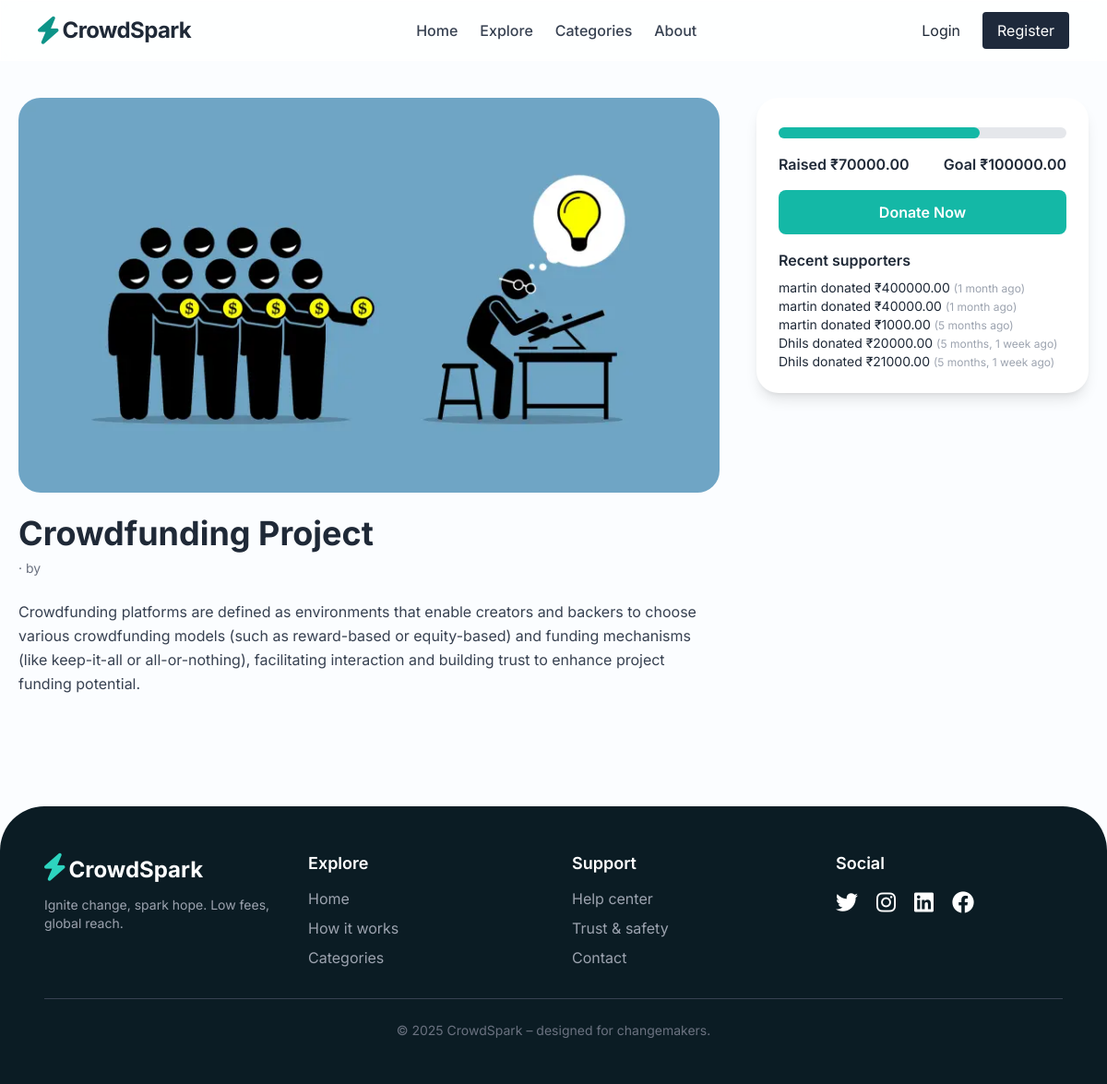
/campaign/1/, run on the app's committed database.
### campaigns/models.py (models this page shows, shortened)
class Campaign(models.Model):
    title = models.CharField(max_length=200)
    description = models.TextField()
    goal_amount = models.DecimalField(
        max_digits=10,
        decimal_places=2
    )
    amount_raised = models.DecimalField(
        max_digits=10,
        decimal_places=2,
        default=0
    )
    creator = models.ForeignKey(
        User,
        on_delete=models.CASCADE,
        related_name="campaigns"
    )
    created_at = models.DateTimeField(
        auto_now_add=True
    )
    image = models.ImageField(
        upload_to='campaign_images/',
        blank=True,
        null=True
    )

class Donation(models.Model):
    campaign = models.ForeignKey(
        Campaign,
        on_delete=models.CASCADE,
        related_name="donations"
    )
    donor = models.ForeignKey(
        User,
        on_delete=models.CASCADE
    )
    amount = models.DecimalField(
        max_digits=10,
        decimal_places=2
    )
    donated_at = models.DateTimeField(
        auto_now_add=True
    )

### campaigns/views.py (the view)
def campaign_detail(request, campaign_id):
    campaign = get_object_or_404(Campaign,id=campaign_id)
    if campaign.goal_amount > 0:
        campaign.progress = (campaign.amount_raised / campaign.goal_amount) * 100
    else:
        campaign.progress = 0
    donations = Donation.objects.filter(
        campaign=campaign
    ).order_by('-donated_at')[:5]
    return render(request,
    'campaigns/campaign_detail.html',{
        'campaign':campaign,
        'donations':donations
    })

### campaigns/templates/campaigns/campaign_detail.html
{% extends 'campaigns/base.html' %}
{% block content %}
<section class="max-w-7xl mx-auto px-5 py-10">
<div class="grid lg:grid-cols-3 gap-10">
<div class="lg:col-span-2">
{% if campaign.image %}
<img src="{{ campaign.image.url }}"
class="rounded-3xl w-full">
{% endif %}
<h1 class="text-4xl font-bold mt-6">
{{ campaign.title }}
</h1>
<p class="text-sm text-gray-500 mt-2">
{{ campaign.category }} · by {{ campaign.owner.username }}
</p>
<div class="mt-6 text-gray-700 leading-relaxed">
{{ campaign.description }}
</div>
</div>
<div class="bg-white p-6 rounded-3xl shadow-lg h-fit sticky top-24 space-y-4">
<div class="pt-2">
<div class="w-full bg-gray-200 rounded-full h-3">
<div class="bg-teal-500 h-3 rounded-full"
style="width: {{ campaign.progress }}%">
</div>
</div>
</div>
<div class="flex justify-between mt-2 font-semibold">
<span>
Raised ₹{{ campaign.amount_raised }}
</span>
<span>
Goal ₹{{ campaign.goal_amount }}
</span>
</div>
<a href="{% url 'donate' campaign.id %}"
class="block text-center bg-teal-500 hover:bg-teal-600 text-white px-6 py-3 rounded-lg font-semibold transition">
Donate Now
</a>
<div class="mt-6">
<h3 class="font-semibold mb-2">
Recent supporters
</h3>
{% for d in donations %}
<p class="text-sm">
{{ d.donor.username }} donated ₹{{ d.amount }}
<span class="text-gray-400 text-xs">
({{ d.donated_at|timesince }} ago)
</span>
</p>
{% empty %}
<p class="text-sm text-gray-500">
Be the first donor 🙌
</p>
{% endfor %}
</div>
</div>
</div>
</section>
{% endblock %}

### campaigns/templates/campaigns/base.html (style rules this page uses)
* { font-family: 'Inter', system-ui, sans-serif; }
body { background-color: #fbfdff; }

### data on the page
Campaign: image (picture), title "Crowdfunding Project", description "Crowdfunding platforms are defined as environments that enable creators and backers to choose various crowdfunding models (such as reward-based or equity-based) and funding mechanisms (like keep-it-all or all-or-nothing), facilitating interaction and building trust to enhance project funding potential.", amount_raised "70000.00", goal_amount "100000.00"
Donation: donor.username "martin", amount "400000.00", donated_at "1 month"
Donation: donor.username "martin", amount "40000.00", donated_at "1 month"
Donation: donor.username "martin", amount "1000.00", donated_at "5 months"
Donation: donor.username "Dhils", amount "20000.00", donated_at "5 months, 1 week"
Donation: donor.username "Dhils", amount "21000.00", donated_at "5 months, 1 week"
